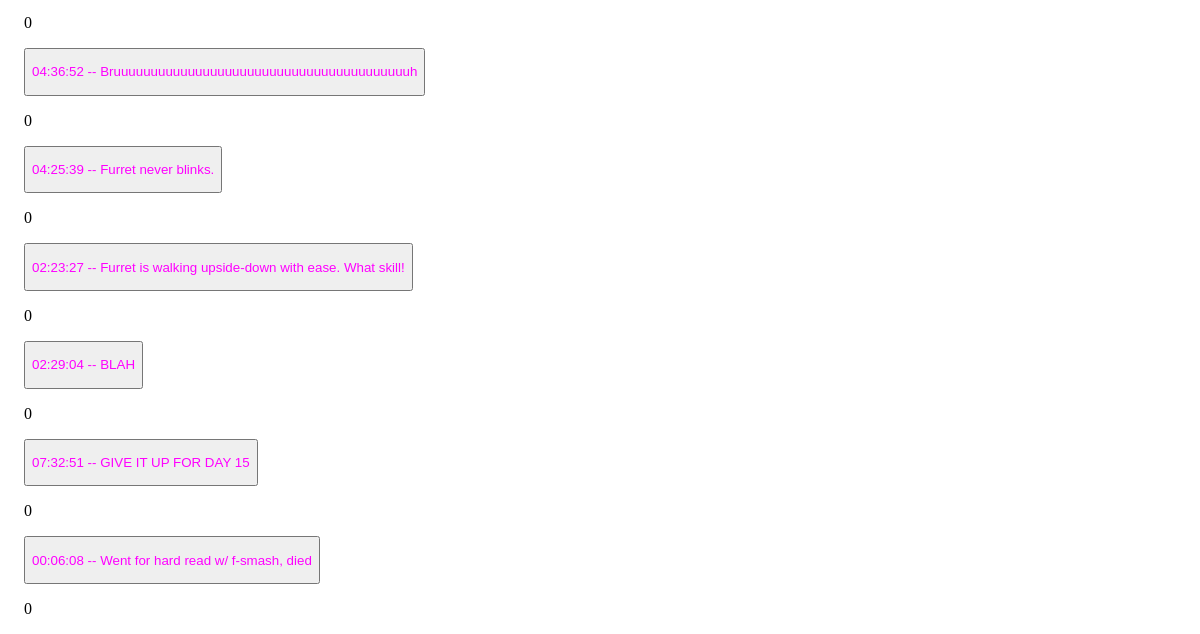
Before: /notebook/0Mx2Fx8Vc3Lh/ (lower part) with the older database file.
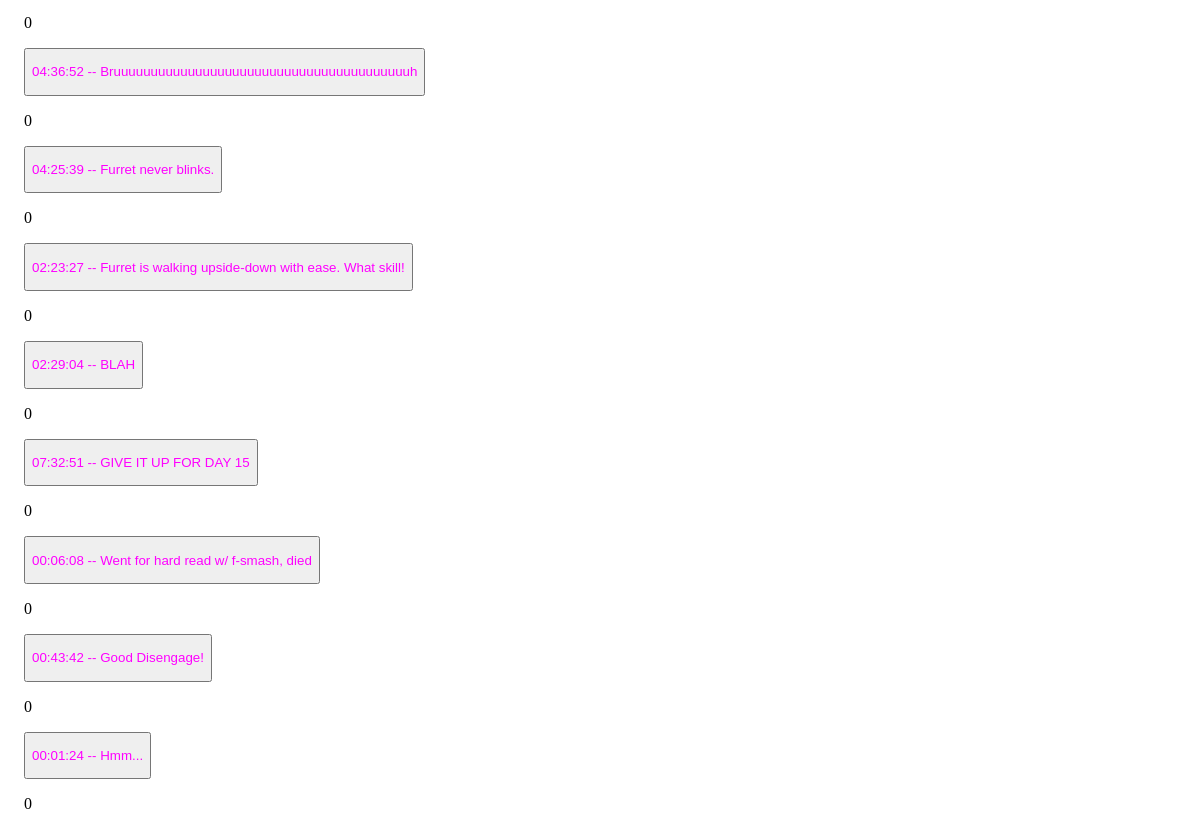
After: the same page with the newer database file.
### note_taker/models.py (models this page shows, shortened)
class Note(models.Model):
	timestamp = models.CharField(max_length=100, default="01:27") #for now;
	raw_timestamp = models.IntegerField(default="0")
	content = models.TextField()
	date_posted = models.DateTimeField(default=timezone.now)
	notebook = models.ForeignKey(Notebook, on_delete=models.CASCADE)

### note_taker/views.py (the view)
# urls.py: path('', views.notebook_list, name="note-taker-notebook-list"),
def notebook(request, id_num):
	if request.method == 'POST':
		form = NoteForm(request.POST)
		if form.is_valid():
			form.save()
			return HttpResponseRedirect(request.path_info)
	else:
		form = NoteForm()
	def find_notebook(id_num):
		for book in Notebook.objects.all():
			if book.notebook_id == id_num:
				return book
	def find_notes(id_num):
		return Note.objects.all().filter(notebook=find_notebook(id_num))
	context = {
		'notebook': find_notebook(id_num),#Notebook.objects.all(),
		'notes': find_notes(id_num),
		'form': form,
	}
	return render(request, 'note_taker/notebook.html', context)

### note_taker/models.py (called while the page is built)
	def __str__(self):
		return "%s, Youtube ID: %s, Notebook ID: %s" % (self.title, self.youtube_id, self.notebook_id)

### note_taker/templates/note_taker/notebook.html (shortened to what this page needs)
{% extends "note_taker/base.html" %}
{% block content%}
	{% load crispy_forms_tags %}
	{% for note in notes %}
		<div class="notecontainer">
			<div style="display: inline;">
				<button onclick="seek();"><p style="color: magenta;">{{ note.timestamp }}</a> -- {{ note.content }}</p></button>
				<p id="id_raw_timestamp_second">{{ note.raw_timestamp }}</p>
			</div>
		</div>
	{% endfor %}
 {% endblock content %}

Changed rows visible on the page:
added Note: timestamp "00:43:42", content "Good Disengage!", raw_timestamp "0"
added Note: timestamp "00:01:24", content "Hmm...", raw_timestamp "0"
